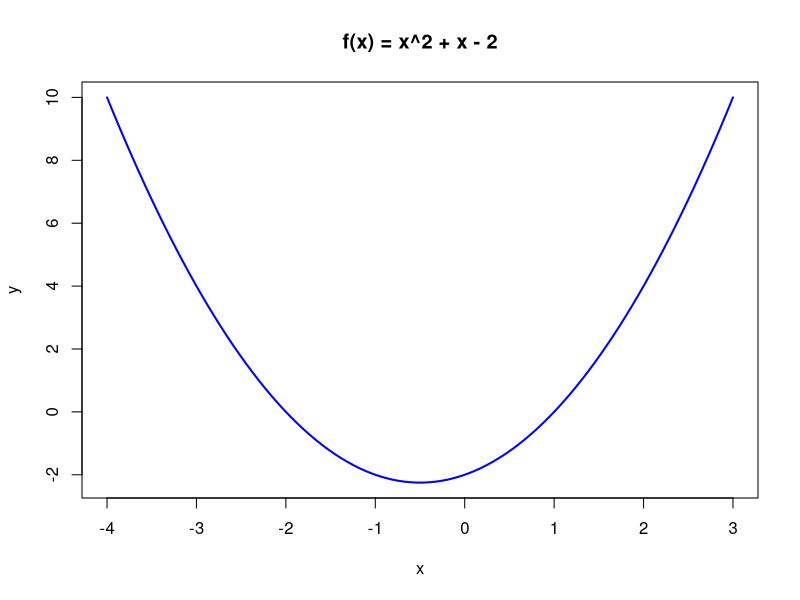
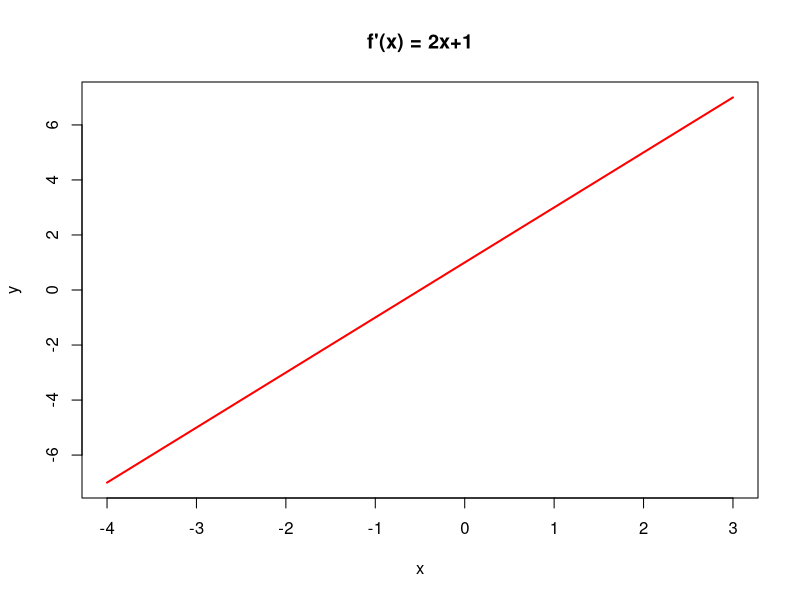

Source code (R) for these figures, in order:
## ---- chunk 1
knitr::opts_chunk$set(echo = TRUE,  message=FALSE, warning=FALSE)
## ---- chunk 2
setwd("C:/Users/pamaral/CSU Fullerton Dropbox/Pedro Amaral/CSUF/Teaching/Econ 503/Resources/R")
## ---- chunk 3
# create a vector for x
x <- seq(-4, 3, length.out = 100)
# define the function
y <- function(x) x^2 + x - 2
# plot x versus f(x)
plot(x, y(x), type = "l", col = "blue", lwd = 2, xlab = "x", ylab = "y", main = "f(x) = x^2 + x - 2")

## ---- chunk 4
# Define the point where you want to evaluate the derivative
x_0 <- -2

# Create a very small increment
delta_x <- 1e-6

# Numerically evaluate the derivative using the function y we defined above 
derivative <- (y(x_0 + delta_x) - y(x_0)) / delta_x

# Print the result
print(derivative)
## ---- chunk 5
# Install the Deriv package
#install.packages("Deriv")
library(Deriv)

# Calculate the derivative of y
d_y <- Deriv(y, "x") 

# print results
print(d_y) 
## ---- chunk 6
plot(x, d_y(x), type = "l", col = "red", lwd = 2, xlab = "x", ylab = "y", main = "f'(x) = 2x+1")

## ---- chunk 7
d_y(-2)
## ---- chunk 8
# This time let's use a log function that we can keep on differentiating
z <- function(x) log(x)

# Calculate the first derivative of z
d_z <- Deriv(z, "x") 
print(d_z)

# Calculate the second derivative of z
d2_z <- Deriv(d_z, "x") 
print(d2_z)


# Calculate the third derivative of z
d3_z <- Deriv(d2_z, "x") 
print(d3_z)

